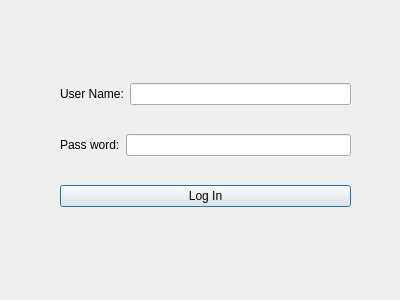
<?xml version="1.0" encoding="UTF-8"?>
<ui version="4.0">
 <class>Login</class>
 <widget class="QDialog" name="Login">
  <property name="geometry">
   <rect>
    <x>0</x>
    <y>0</y>
    <width>400</width>
    <height>300</height>
   </rect>
  </property>
  <property name="windowTitle">
   <string>LogIn</string>
  </property>
  <widget class="QWidget" name="verticalLayoutWidget">
   <property name="geometry">
    <rect>
     <x>60</x>
     <y>60</y>
     <width>291</width>
     <height>171</height>
    </rect>
   </property>
   <layout class="QVBoxLayout" name="verticalLayout">
    <item>
     <layout class="QHBoxLayout" name="horizontalLayout_3">
      <item>
       <widget class="QLabel" name="label">
        <property name="text">
         <string>User Name:</string>
        </property>
       </widget>
      </item>
      <item>
       <widget class="QLineEdit" name="lineEditUserName"/>
      </item>
     </layout>
    </item>
    <item>
     <layout class="QHBoxLayout" name="horizontalLayout_4">
      <item>
       <widget class="QLabel" name="label_2">
        <property name="text">
         <string>Pass word:</string>
        </property>
       </widget>
      </item>
      <item>
       <widget class="QLineEdit" name="lineEditPassWord"/>
      </item>
     </layout>
    </item>
    <item>
     <widget class="QPushButton" name="pushButtonLogin">
      <property name="text">
       <string>Log In</string>
      </property>
     </widget>
    </item>
   </layout>
  </widget>
 </widget>
 <resources/>
 <connections/>
</ui>
